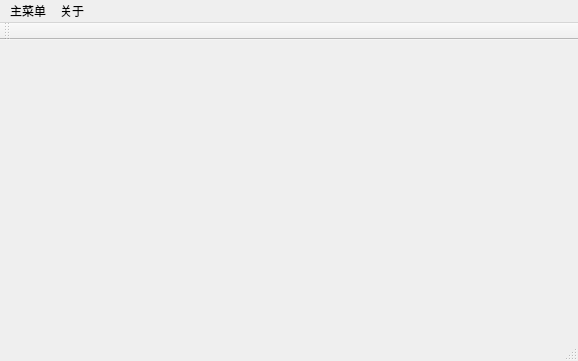
<?xml version="1.0" encoding="UTF-8"?>
<ui version="4.0">
 <class>MainWindow</class>
 <widget class="QMainWindow" name="MainWindow">
  <property name="geometry">
   <rect>
    <x>0</x>
    <y>0</y>
    <width>578</width>
    <height>361</height>
   </rect>
  </property>
  <property name="windowTitle">
   <string>关于</string>
  </property>
  <widget class="QWidget" name="centralwidget"/>
  <widget class="QMenuBar" name="menubar">
   <property name="geometry">
    <rect>
     <x>0</x>
     <y>0</y>
     <width>578</width>
     <height>23</height>
    </rect>
   </property>
   <widget class="QMenu" name="menu">
    <property name="title">
     <string>主菜单</string>
    </property>
    <addaction name="action_2"/>
    <addaction name="action_3"/>
    <addaction name="action_4"/>
    <addaction name="separator"/>
    <addaction name="action_OneMusic"/>
    <addaction name="action_OneMusic_2"/>
    <addaction name="separator"/>
    <addaction name="action_7"/>
   </widget>
   <widget class="QMenu" name="menu_2">
    <property name="title">
     <string>关于</string>
    </property>
    <addaction name="action"/>
   </widget>
   <addaction name="menu"/>
   <addaction name="menu_2"/>
  </widget>
  <widget class="QStatusBar" name="statusbar"/>
  <widget class="QToolBar" name="toolBar">
   <property name="windowTitle">
    <string>toolBar</string>
   </property>
   <attribute name="toolBarArea">
    <enum>TopToolBarArea</enum>
   </attribute>
   <attribute name="toolBarBreak">
    <bool>true</bool>
   </attribute>
  </widget>
  <action name="action">
   <property name="icon">
    <iconset resource="about.qrc">
     <normaloff>:/pic/images/login.ico</normaloff>:/pic/images/login.ico</iconset>
   </property>
   <property name="text">
    <string>关于</string>
   </property>
  </action>
  <action name="action_2">
   <property name="icon">
    <iconset resource="about.qrc">
     <normaloff>:/pic/images/play_button.png</normaloff>:/pic/images/play_button.png</iconset>
   </property>
   <property name="text">
    <string>播放/暂停</string>
   </property>
  </action>
  <action name="action_3">
   <property name="icon">
    <iconset resource="about.qrc">
     <normaloff>:/pic/images/last_song.png</normaloff>:/pic/images/last_song.png</iconset>
   </property>
   <property name="text">
    <string>播放上一首</string>
   </property>
  </action>
  <action name="action_4">
   <property name="icon">
    <iconset resource="about.qrc">
     <normaloff>:/pic/images/next_song.png</normaloff>:/pic/images/next_song.png</iconset>
   </property>
   <property name="text">
    <string>播放下一首</string>
   </property>
  </action>
  <action name="action_OneMusic">
   <property name="icon">
    <iconset resource="about.qrc">
     <normaloff>:/pic/images/vipcenter_icon.png</normaloff>:/pic/images/vipcenter_icon.png</iconset>
   </property>
   <property name="text">
    <string>打开OneMusic</string>
   </property>
  </action>
  <action name="action_OneMusic_2">
   <property name="icon">
    <iconset resource="about.qrc">
     <normaloff>:/pic/images/logout_icon.png</normaloff>:/pic/images/logout_icon.png</iconset>
   </property>
   <property name="text">
    <string>退出OneMusic</string>
   </property>
  </action>
  <action name="action_7">
   <property name="text">
    <string>从电脑中选择播放...</string>
   </property>
  </action>
 </widget>
 <resources>
  <include location="about.qrc"/>
 </resources>
 <connections/>
</ui>
